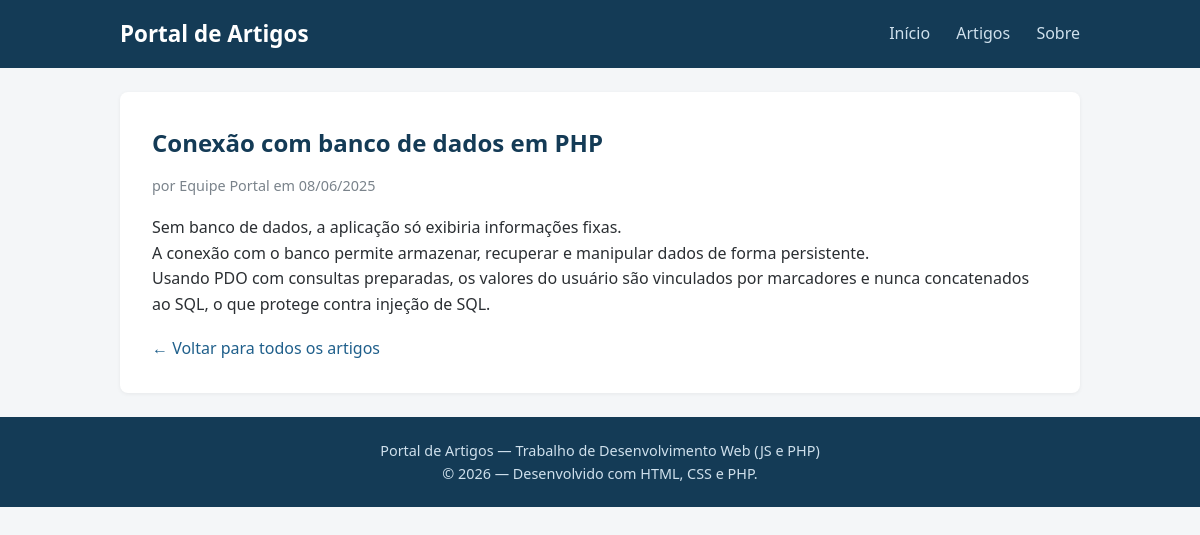
The app's page /site-php/artigos/conexao-com-banco-de-dados-em-php with its own data.
### tables this page shows
CREATE TABLE artigos (
    id         INT AUTO_INCREMENT PRIMARY KEY,
    titulo     VARCHAR(200)  NOT NULL,
    slug       VARCHAR(200)  NOT NULL UNIQUE,    
    resumo     VARCHAR(300)  NOT NULL,
    conteudo   TEXT          NOT NULL,
    autor      VARCHAR(100)  NOT NULL,
    criado_em  DATETIME      NOT NULL DEFAULT CURRENT_TIMESTAMP
);

### site-php/index.php (called while the page is built, shortened)
<?php
$url = $_GET['url'] ?? '';
$url = trim($url, '/');
$partes = $url === '' ? [] : explode('/', $url);
$pagina    = $partes[0] ?? 'home';
$parametro = $partes[1] ?? null;
switch ($pagina) {
    case 'artigos':
        $arquivo = $parametro === null
            ? __DIR__ . '/pages/artigos.php'
            : __DIR__ . '/pages/artigo.php';
        break;
}
require __DIR__ . '/templates/header.php';
require $arquivo;
require __DIR__ . '/templates/footer.php';

### site-php/pages/artigo.php (the view, shortened to what this page needs)
<?php
$pdo = getConexao();
$slug = $parametro;
$stmt = $pdo->prepare('SELECT * FROM artigos WHERE slug = :slug LIMIT 1');
$stmt->execute([':slug' => $slug]);
$artigo = $stmt->fetch();
?>
<article class="post">
    <h1><?= htmlspecialchars($artigo['titulo']) ?></h1>
    <p class="meta">
        por <?= htmlspecialchars($artigo['autor']) ?>
        em <?= date('d/m/Y', strtotime($artigo['criado_em'])) ?>
    </p>
    <?php
    echo '<div class="texto">' . nl2br(htmlspecialchars($artigo['conteudo'])) . '</div>';
    ?>
    <p><a class="leia" href="<?= $base ?>/artigos">&larr; Voltar para todos os artigos</a></p>
</article>

### site-php/public/css/style.css (style rules this page uses)
* { margin: 0; padding: 0; box-sizing: border-box; }
:root { --azul: #1f5f8b; --azul-escuro: #143b56; --cinza: #f4f6f8; --texto: #2b2f33; --borda: #e1e6ea; }
body { font-family: "Segoe UI", Arial, sans-serif; color: var(--texto); background: var(--cinza); line-height: 1.6; }
.conteudo h1 { color: var(--azul-escuro); margin-bottom: 12px; }
.botao, .leia, .meta { font-weight: 500; }
.meta { color: #7a838b; font-size: .9rem; margin: 4px 0 10px; }
.leia { color: var(--azul); text-decoration: none; }
.post .texto { margin: 18px 0; }

### records on screen
artigos: titulo "Conexão com banco de dados em PHP", autor "Equipe Portal", criado_em "08/06/2025", conteudo "Sem banco de dados, a aplicação só exibiria informações fixas. A conexão com o banco permite armazenar, recuperar e manipular dados de forma persistente. Usando PDO com consultas preparadas, os valores do usuário são vinculados por marcadores e nunca concatenados ao SQL, o que protege contra injeção de SQL."
